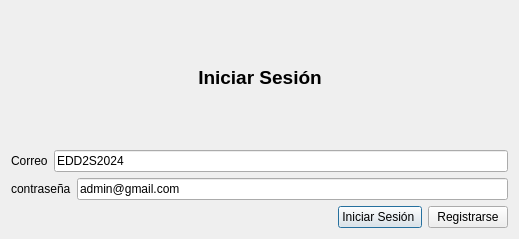
<?xml version="1.0" encoding="UTF-8"?>
<ui version="4.0">
 <class>mainView</class>
 <widget class="QDialog" name="mainView">
  <property name="geometry">
   <rect>
    <x>0</x>
    <y>0</y>
    <width>519</width>
    <height>239</height>
   </rect>
  </property>
  <property name="windowTitle">
   <string>Dialog</string>
  </property>
  <layout class="QVBoxLayout" name="verticalLayout_2">
   <item>
    <layout class="QHBoxLayout" name="horizontalLayout_2">
     <item>
      <spacer name="horizontalSpacer_2">
       <property name="orientation">
        <enum>Qt::Orientation::Horizontal</enum>
       </property>
       <property name="sizeHint" stdset="0">
        <size>
         <width>40</width>
         <height>20</height>
        </size>
       </property>
      </spacer>
     </item>
     <item>
      <layout class="QVBoxLayout" name="verticalLayout">
       <item>
        <spacer name="verticalSpacer_4">
         <property name="orientation">
          <enum>Qt::Orientation::Vertical</enum>
         </property>
         <property name="sizeHint" stdset="0">
          <size>
           <width>20</width>
           <height>40</height>
          </size>
         </property>
        </spacer>
       </item>
       <item>
        <widget class="QLabel" name="label_4">
         <property name="toolTip">
          <string>&lt;html&gt;&lt;head/&gt;&lt;body&gt;&lt;p align=&quot;center&quot;&gt;Iniciar Sesión&lt;/p&gt;&lt;/body&gt;&lt;/html&gt;</string>
         </property>
         <property name="text">
          <string>&lt;html&gt;&lt;head/&gt;&lt;body&gt;&lt;p align=&quot;center&quot;&gt;&lt;span style=&quot; font-size:14pt; font-weight:700;&quot;&gt;Iniciar Sesión&lt;/span&gt;&lt;/p&gt;&lt;/body&gt;&lt;/html&gt;</string>
         </property>
        </widget>
       </item>
       <item>
        <spacer name="verticalSpacer_2">
         <property name="orientation">
          <enum>Qt::Orientation::Vertical</enum>
         </property>
         <property name="sizeHint" stdset="0">
          <size>
           <width>20</width>
           <height>40</height>
          </size>
         </property>
        </spacer>
       </item>
      </layout>
     </item>
     <item>
      <spacer name="horizontalSpacer_3">
       <property name="orientation">
        <enum>Qt::Orientation::Horizontal</enum>
       </property>
       <property name="sizeHint" stdset="0">
        <size>
         <width>40</width>
         <height>20</height>
        </size>
       </property>
      </spacer>
     </item>
    </layout>
   </item>
   <item>
    <layout class="QHBoxLayout" name="horizontalLayout_3">
     <item>
      <widget class="QLabel" name="label_2">
       <property name="text">
        <string>Correo</string>
       </property>
      </widget>
     </item>
     <item>
      <widget class="QLineEdit" name="txt_pass">
       <property name="text">
        <string>EDD2S2024</string>
       </property>
      </widget>
     </item>
    </layout>
   </item>
   <item>
    <layout class="QHBoxLayout" name="horizontalLayout_4">
     <item>
      <widget class="QLabel" name="label_3">
       <property name="text">
        <string>contraseña</string>
       </property>
      </widget>
     </item>
     <item>
      <widget class="QLineEdit" name="txt_correo_2">
       <property name="text">
        <string>admin@gmail.com</string>
       </property>
      </widget>
     </item>
    </layout>
   </item>
   <item>
    <layout class="QHBoxLayout" name="horizontalLayout_5">
     <item>
      <spacer name="horizontalSpacer">
       <property name="orientation">
        <enum>Qt::Orientation::Horizontal</enum>
       </property>
       <property name="sizeHint" stdset="0">
        <size>
         <width>40</width>
         <height>20</height>
        </size>
       </property>
      </spacer>
     </item>
     <item>
      <widget class="QPushButton" name="btn_Login">
       <property name="text">
        <string>Iniciar Sesión </string>
       </property>
      </widget>
     </item>
     <item>
      <widget class="QPushButton" name="btn_Sigin">
       <property name="text">
        <string>Registrarse</string>
       </property>
      </widget>
     </item>
    </layout>
   </item>
  </layout>
 </widget>
 <resources/>
 <connections/>
</ui>
